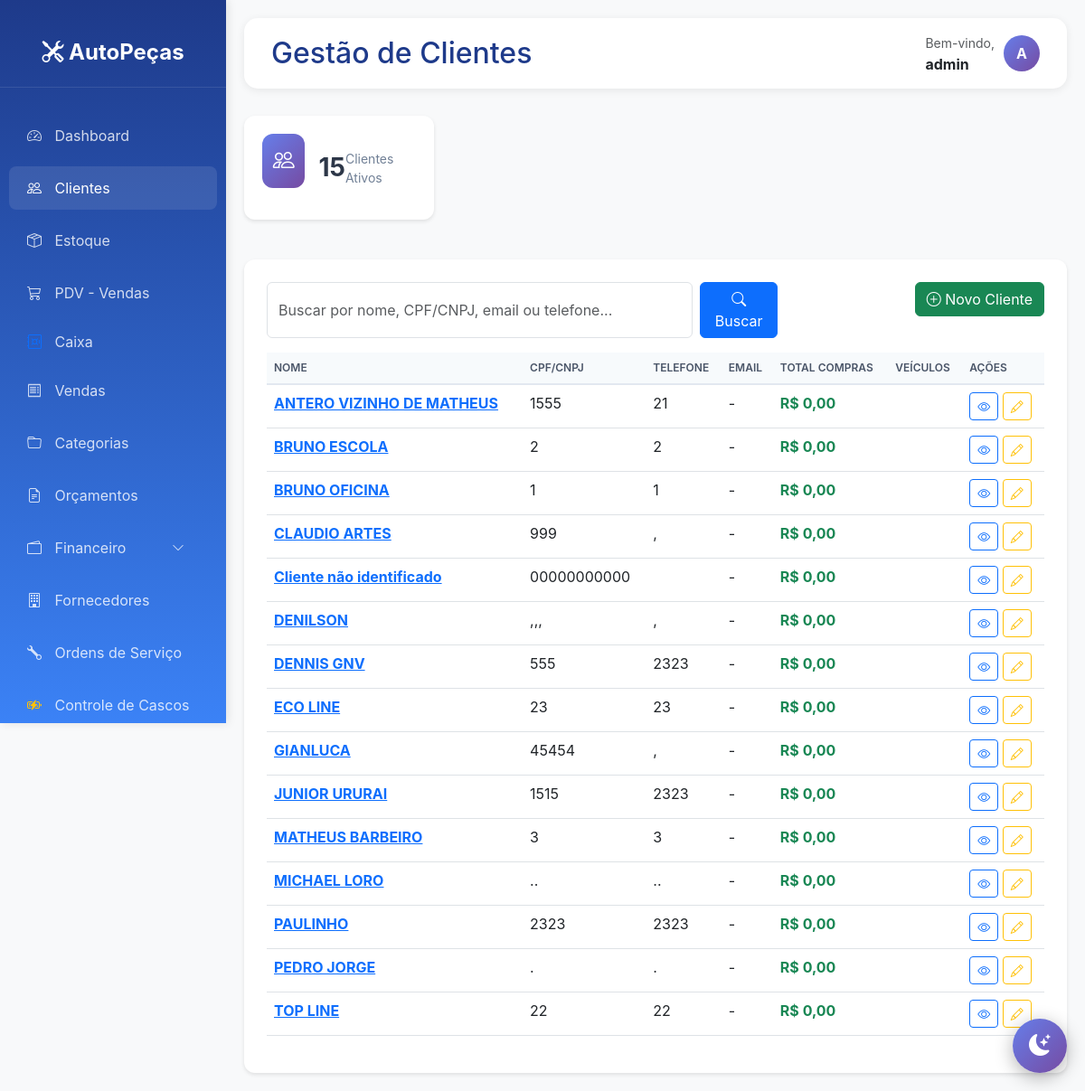
The app's page /clientes/ (signed in) with its own data.
### clientes/models.py (models this page shows, shortened)
class Cliente(models.Model):
    TIPO_CHOICES = [
        ('F', 'Pessoa Física'),
        ('J', 'Pessoa Jurídica'),
    ]
    tipo = models.CharField(max_length=1, choices=TIPO_CHOICES, default='F')
    nome = models.CharField(max_length=200)
    cpf_cnpj = models.CharField(max_length=18, unique=True)
    rg_ie = models.CharField(max_length=20, blank=True, null=True)
    telefone = models.CharField(max_length=15)
    celular = models.CharField(max_length=15, blank=True, null=True)
    email = models.EmailField(blank=True, null=True)
    cep = models.CharField(max_length=9)
    logradouro = models.CharField(max_length=200)
    numero = models.CharField(max_length=10)
    complemento = models.CharField(max_length=100, blank=True, null=True)
    bairro = models.CharField(max_length=100)
    cidade = models.CharField(max_length=100)
    estado = models.CharField(max_length=2)
    limite_credito = models.DecimalField(max_digits=10, decimal_places=2, default=0)
    observacoes = models.TextField(blank=True, null=True)
    ativo = models.BooleanField(default=True)
    data_cadastro = models.DateTimeField(auto_now_add=True)
    data_atualizacao = models.DateTimeField(auto_now=True)
    class Meta:
        verbose_name = 'Cliente'
        verbose_name_plural = 'Clientes'
        ordering = ['nome']

### core/views.py (the view)
# urls.py: path('clientes/', core_views.lista_clientes, name='lista_clientes'),
@login_required
def lista_clientes(request):
    busca = request.GET.get('busca', '')
    tipo = request.GET.get('tipo', '')
    ativo = request.GET.get('ativo', '')
    clientes = Cliente.objects.all()
    if busca:
        clientes = busca_fuzzy(clientes, ['nome', 'cpf_cnpj', 'telefone', 'email'], busca)
    if tipo:
        clientes = clientes.filter(tipo=tipo)
    if ativo:
        clientes = clientes.filter(ativo=ativo == 'true')
    clientes = clientes.order_by('nome')
    paginator = Paginator(clientes, 20)
    page_number = request.GET.get('page')
    page_obj = paginator.get_page(page_number)
    context = {
        'page_obj': page_obj,
        'busca': busca,
        'tipo_selecionado': tipo,
        'ativo_selecionado': ativo,
        'total_clientes': clientes.count(),
    }
    return render(request, 'core/clientes_lista.html', context)

### templates/core/clientes_lista.html (shortened to what this page needs)
{% extends 'base.html' %}
{% block page_title %}Gestão de Clientes{% endblock %}
{% block content %}
<div class="row mb-4">
    <div class="col-md-3">
        <div class="stat-card primary">
            <div class="icon">
                <i class="bi bi-people"></i>
            </div>
            <h3>{{ total_clientes }}</h3>
            <p>Clientes Ativos</p>
        </div>
    </div>
</div>
<div class="table-card">
    <div class="row mb-3">
        <div class="col-md-8">
            <form method="get" class="d-flex">
                <input type="text" name="busca" class="form-control" placeholder="Buscar por nome, CPF/CNPJ, email ou telefone..." value="{{ busca }}">
                <button type="submit" class="btn btn-primary ms-2">
                    <i class="bi bi-search"></i> Buscar
                </button>
            </form>
        </div>
        <div class="col-md-4 text-end">
            <a href="/admin/clientes/cliente/add/" class="btn btn-success">
                <i class="bi bi-plus-circle"></i> Novo Cliente
            </a>
        </div>
    </div>
    <div class="table-responsive">
        <table class="table table-hover">
            <thead>
                <tr>
                    <th>Nome</th>
                    <th>CPF/CNPJ</th>
                    <th>Telefone</th>
                    <th>Email</th>
                    <th>Total Compras</th>
                    <th>Veículos</th>
                    <th>Ações</th>
                </tr>
            </thead>
            <tbody>
                {% for cliente in page_obj %}
                <tr>
                    <td>
                        <a href="{% url 'detalhe_cliente' cliente.id %}">
                            <strong>{{ cliente.nome }}</strong>
                        </a>
                    </td>
                    <td>{{ cliente.cpf_cnpj }}</td>
                    <td>{{ cliente.telefone }}</td>
                    <td>{{ cliente.email|default:"-" }}</td>
                    <td><strong class="text-success">R$ {{ cliente.total_compras|default:0|floatformat:2 }}</strong></td>
                    <td>
                    </td>
                    <td>
                        <a href="{% url 'detalhe_cliente' cliente.id %}" class="btn btn-sm btn-outline-primary" title="Ver Detalhes">
                            <i class="bi bi-eye"></i>
                        </a>
                        <a href="/admin/clientes/cliente/{{ cliente.id }}/change/" class="btn btn-sm btn-outline-warning" title="Editar">
                            <i class="bi bi-pencil"></i>
                        </a>
                    </td>
                </tr>
                {% endfor %}
            </tbody>
        </table>
    </div>
</div>
{% endblock %}

### templates/base.html (shortened to what this page needs)
<!DOCTYPE html>
<html lang="pt-BR">
<head>
    <link href="https://cdn.jsdelivr.net/npm/bootstrap@5.3.0/dist/css/bootstrap.min.css" rel="stylesheet">
    <link rel="stylesheet" href="https://cdn.jsdelivr.net/npm/bootstrap-icons@1.10.0/font/bootstrap-icons.css">
</head>
<body>
    <div class="sidebar">
        <div class="logo">
            <i class="bi bi-tools"></i> AutoPeças
        </div>
        <nav class="nav flex-column mt-4">
            <a class="nav-link {% if request.path == '/' %}active{% endif %}" href="{% url 'dashboard' %}">
                <i class="bi bi-speedometer2"></i> Dashboard
            </a>
            <a class="nav-link {% if 'clientes' in request.path %}active{% endif %}" href="{% url 'lista_clientes' %}">
                <i class="bi bi-people"></i> Clientes
            </a>
            <a class="nav-link {% if 'estoque' in request.path %}active{% endif %}" href="{% url 'lista_estoque' %}">
                <i class="bi bi-box-seam"></i> Estoque
            </a>
            <a class="nav-link {% if 'pdv' in request.path %}active{% endif %}" href="{% url 'pdv' %}">
                <i class="bi bi-cart3"></i> PDV - Vendas
            </a>
            <a class="nav-link py-2" href="{% url 'financeiro:dashboard_caixa' %}">
                <i class="bi bi-safe text-primary"></i> Caixa
            </a>
            <a class="nav-link {% if 'vendas' in request.path %}active{% endif %}" href="{% url 'lista_vendas' %}">
                <i class="bi bi-receipt"></i> Vendas
            </a>
            <a class="nav-link" href="{% url 'lista_categorias' %}">
                <i class="bi bi-folder"></i> Categorias
            </a>
            <a class="nav-link" href="{% url 'lista_orcamentos' %}">
                <i class="bi bi-file-earmark-text"></i> Orçamentos
            </a>
            <a class="nav-link d-flex justify-content-between align-items-center {% if 'financeiro' in request.path %}active{% endif %}"
            data-bs-toggle="collapse" href="#menuFinanceiro" role="button"
            aria-expanded="{% if 'financeiro' in request.path %}true{% else %}false{% endif %}">
                <span><i class="bi bi-wallet2"></i> Financeiro</span>
                <i class="bi bi-chevron-down small"></i>
            </a>
            <a class="nav-link {% if 'fornecedores' in request.path %}active{% endif %}" href="{% url 'lista_fornecedores' %}">
                <i class="bi bi-building"></i> Fornecedores
            </a>
            <a class="nav-link {% if 'ordens-servico' in request.path %}active{% endif %}" href="{% url 'lista_ordens_servico' %}">
                <i class="bi bi-wrench"></i> Ordens de Serviço
            </a>
            <a class="nav-link {% if 'cascos' in request.path %}active{% endif %}" href="{% url 'controle_cascos' %}">
                <i class="bi bi-battery-charging text-warning"></i> Controle de Cascos
            </a>
        </nav>
    </div>
    <div class="main-content">
        <div class="topbar">
            <h2>{% block page_title %}Sistema de Gestão{% endblock %}</h2>
            <div class="user-info">
                <div>
                    <small class="text-muted">Bem-vindo,</small><br>
                    <strong>{{ user.username }}</strong>
                </div>
                <div class="user-avatar">
                    {{ user.username|slice:":1"|upper }}
                </div>
            </div>
        </div>
        {% block content %}{% endblock %}
    </div>
    <button class="theme-toggle" id="theme-toggle" title="Alternar tema">
        <i class="bi bi-moon-stars-fill" id="theme-icon"></i>
    </button>
</body>
</html>

### templates/base.html (style rules this page uses)
:root { --primary-color: #0d6efd; --secondary-color: #6c757d; --success-color: #198754; --danger-color: #dc3545; --warning-color: #ffc107; --info-color: #0dcaf0; }
body { font-family: -apple-system, BlinkMacSystemFont, 'Segoe UI', Roboto, 'Helvetica Neue', Arial, sans-serif; background-color: #f8f9fa; transition: background-color 0.3s ease, color 0.3s ease; }
.theme-toggle { position: fixed; bottom: 20px; right: 20px; width: 60px; height: 60px; border-radius: 50%; background: linear-gradient(135deg, #667eea 0%, #764ba2 100%); border: none; color: white; font-size: 24px; cursor: pointer; box-shadow: 0 5px 20px rgba(0,0,0,0.3); transition: all 0.3s ease; z-index: 1000; display: flex; align-items: center; justify-content: center; }
.sidebar { height: 100vh; background: linear-gradient(180deg, #1e3a8a 0%, #3b82f6 100%); color: white; position: fixed; top: 0; left: 0; width: 250px; padding-top: 20px; box-shadow: 2px 0 10px rgba(0,0,0,0.1); overflow-y: auto; overflow-x: hidden; }
.sidebar .logo { text-align: center; padding: 20px; font-size: 24px; font-weight: bold; border-bottom: 1px solid rgba(255,255,255,0.1); }
.sidebar .nav-link { color: rgba(255,255,255,0.8); padding: 12px 20px; margin: 5px 10px; border-radius: 8px; transition: all 0.3s; }
.sidebar .nav-link:hover, .sidebar .nav-link.active { background-color: rgba(255,255,255,0.1); color: white; }
.sidebar .nav-link i { margin-right: 10px; width: 20px; }
.main-content { margin-left: 250px; padding: 20px; }
.stat-card { border-radius: 15px; padding: 25px; margin-bottom: 20px; background: white; box-shadow: 0 2px 10px rgba(0,0,0,0.08); transition: transform 0.2s; }
.stat-card .icon { width: 60px; height: 60px; border-radius: 12px; display: flex; align-items: center; justify-content: center; font-size: 28px; margin-bottom: 15px; }
.stat-card.primary .icon { background: linear-gradient(135deg, #667eea 0%, #764ba2 100%); color: white; }
.stat-card h3 { font-size: 32px; font-weight: bold; margin: 10px 0; }
.stat-card p { color: #6c757d; margin: 0; }
.table-card { background: white; border-radius: 15px; padding: 25px; box-shadow: 0 2px 10px rgba(0,0,0,0.08); }
.topbar { background: white; padding: 15px 30px; border-radius: 15px; margin-bottom: 30px; box-shadow: 0 2px 10px rgba(0,0,0,0.08); display: flex; justify-content: space-between; align-items: center; }
.topbar h2 { margin: 0; color: #1e3a8a; }
.user-info { display: flex; align-items: center; gap: 10px; }
.user-avatar { width: 40px; height: 40px; border-radius: 50%; background: linear-gradient(135deg, #667eea 0%, #764ba2 100%); display: flex; align-items: center; justify-content: center; color: white; font-weight: bold; }

### templates/core/clientes_lista.html (style rules this page uses)
.stat-card { background: white; border-radius: 12px; padding: 20px; box-shadow: 0 2px 4px rgba(0,0,0,0.1); display: flex; align-items: center; margin-bottom: 20px; }
.stat-card .icon { width: 60px; height: 60px; border-radius: 12px; display: flex; align-items: center; justify-content: center; font-size: 24px; margin-right: 15px; }
.stat-card.primary .icon { background: linear-gradient(135deg, #667eea 0%, #764ba2 100%); color: white; }
.stat-card h3 { margin: 0; font-size: 28px; font-weight: bold; color: #2d3748; }
.stat-card p { margin: 0; color: #718096; font-size: 14px; }
.table-card { background: white; border-radius: 12px; padding: 25px; box-shadow: 0 2px 4px rgba(0,0,0,0.1); }
.table thead th { background-color: #f7fafc; color: #4a5568; font-weight: 600; text-transform: uppercase; font-size: 12px; border-bottom: 2px solid #e2e8f0; }

### records on screen
Cliente: nome "ANTERO VIZINHO DE MATHEUS", cpf_cnpj "1555", telefone "21", email "-", total_compras "0,00"
Cliente: nome "BRUNO ESCOLA", cpf_cnpj "2", telefone "2", email "-", total_compras "0,00"
Cliente: nome "BRUNO OFICINA", cpf_cnpj "1", telefone "1", email "-", total_compras "0,00"
Cliente: nome "CLAUDIO ARTES", cpf_cnpj "999", telefone ",", email "-", total_compras "0,00"
Cliente: nome "Cliente não identificado", cpf_cnpj "00000000000", email "-", total_compras "0,00"
Cliente: nome "DENILSON", cpf_cnpj ",,,", telefone ",", email "-", total_compras "0,00"
Cliente: nome "DENNIS GNV", cpf_cnpj "555", telefone "2323", email "-", total_compras "0,00"
Cliente: nome "ECO LINE", cpf_cnpj "23", telefone "23", email "-", total_compras "0,00"
Cliente: nome "GIANLUCA", cpf_cnpj "45454", telefone ",", email "-", total_compras "0,00"
Cliente: nome "JUNIOR URURAI", cpf_cnpj "1515", telefone "2323", email "-", total_compras "0,00"
Cliente: nome "MATHEUS BARBEIRO", cpf_cnpj "3", telefone "3", email "-", total_compras "0,00"
Cliente: nome "MICHAEL LORO", cpf_cnpj "..", telefone "..", email "-", total_compras "0,00"
Cliente: nome "PAULINHO", cpf_cnpj "2323", telefone "2323", email "-", total_compras "0,00"
Cliente: nome "PEDRO JORGE", cpf_cnpj ".", telefone ".", email "-", total_compras "0,00"
Cliente: nome "TOP LINE", cpf_cnpj "22", telefone "22", email "-", total_compras "0,00"

### other values on screen
{{ user.username }} "admin"
{{ user.username|slice:":1"|upper }} "A"
{{ total_clientes }} "15"
